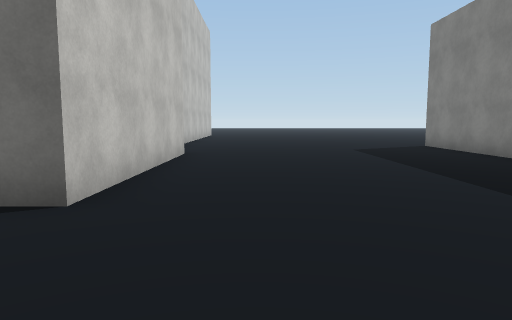
view 1 (above)

16 first-person views from a walk through a scene from a Unity 3-D project. The camera is 1.4 m above the floor, tilts 6° down and sees 70° across. The floor is counted in squares, 2 m on a side. Each view is taken from the middle of a square. On the plan, view 1 faces up. The plan holds only what a view shows up to about 11 squares ahead; the rest is blank. The place goes on beyond the plan. Some surface patterns are stand-ins.

view 2
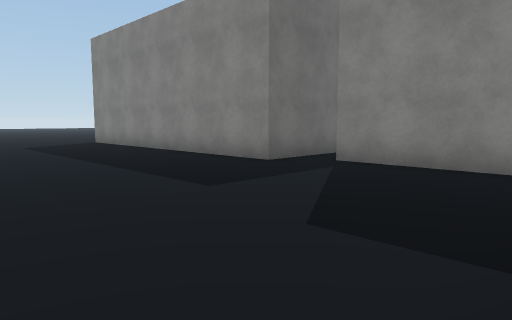

view 3
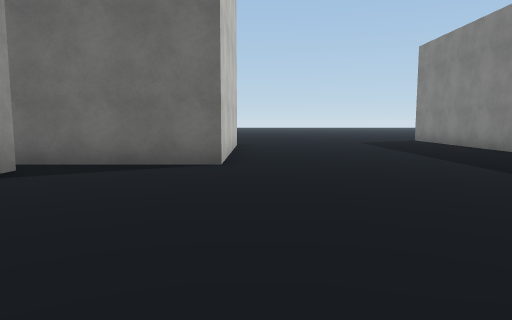

view 4
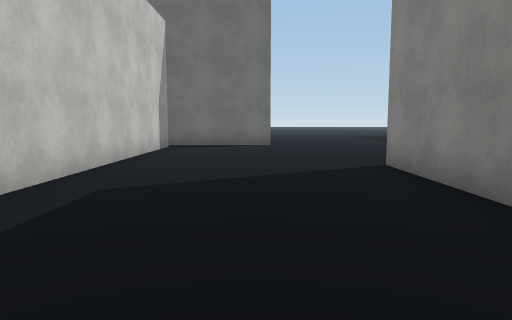

view 5
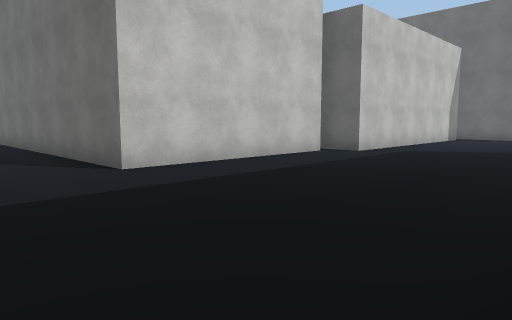

view 6
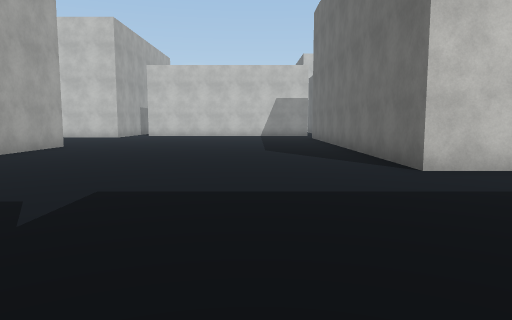

view 7
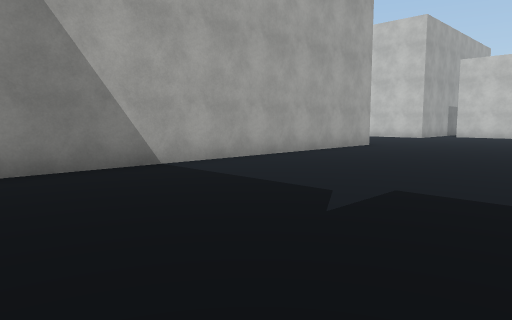

view 8
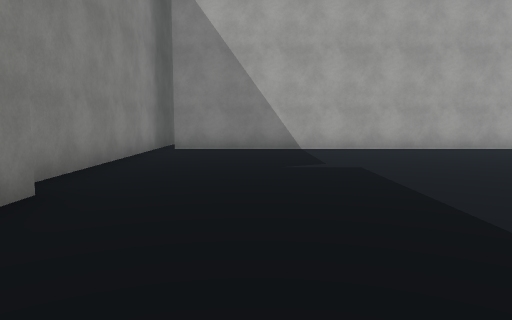

view 9
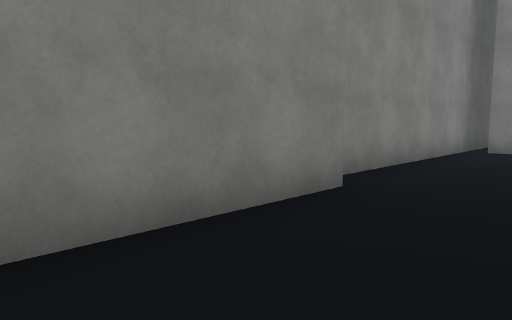

view 10
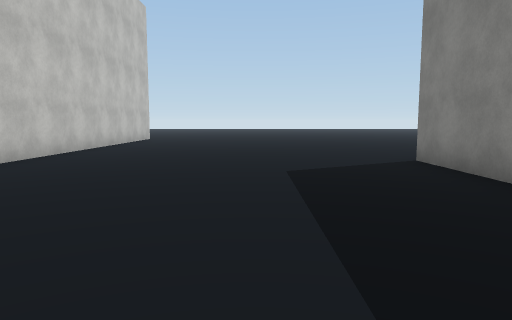

view 11
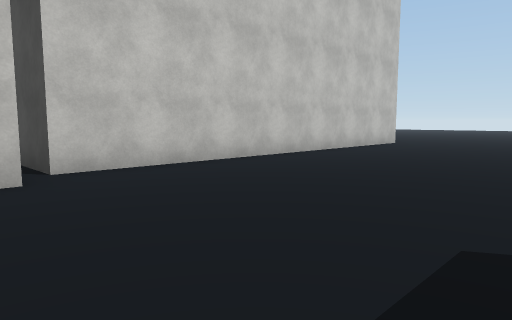

view 12
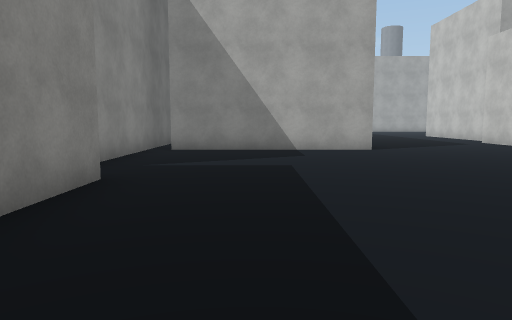

view 13
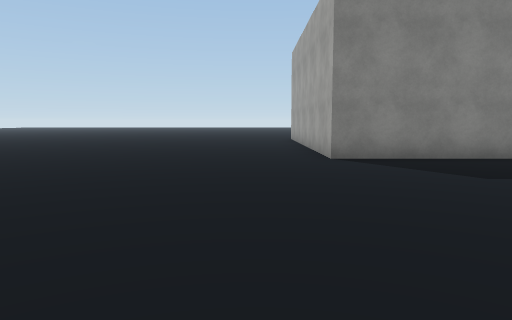

view 14
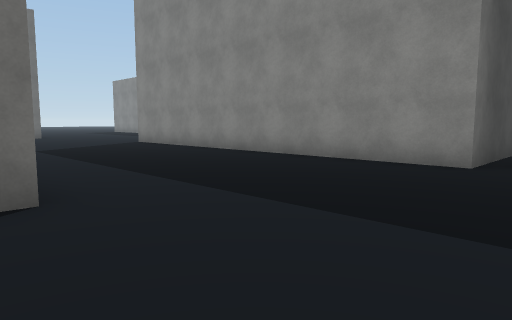

view 15
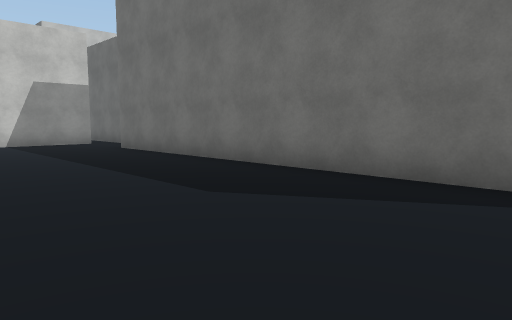

view 16
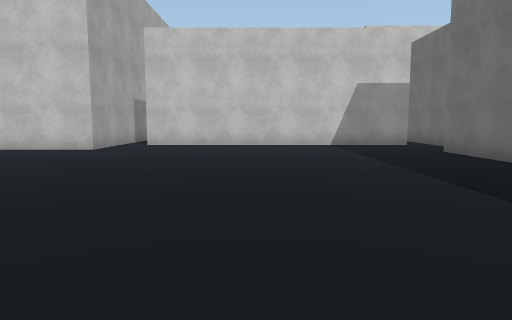

### Floor plan
Points are (right, up) in squares from view 1. A wall is a line through its corners. A room is listed if a view was taken in it or the views show most of it. See-through windows are left out.
Room 1 (views 1, 2, 3, 4, 5, 6, 7, 8, 9, 10, 11, 12, 13, 14, 15, 16)
walls: (-5.2, -5.5) (-5.2, -10.6) (-15.6, -10.6); (-4.4, 2.2) (-4.4, -5.1); (5.7, -4) (5.7, 1.8); (2.9, -12.4) (0.1, -12.4) (0.1, -2.1) (5.1, -2.1); (6.5, 2.6) (4.9, 2.6) (4.9, 10.6) (6.5, 10.6); (-1.6, 8) (-1.6, 3) (-5, 3); (-10.2, -18.4) (0.1, -18.4); (-17.9, -10.4) (-17.9, -18.3); (0.6, -20.5) (0.6, -13.1); (-18.1, -19.1) (-16.1, -19.1) (-16.1, -21.5); (-2.3, 15.5) (-2.3, 8.5)
ways out: opening at (-18, -10)

Positions as (right, up) in squares from view 1, and headings:
1: (0, 0), facing up
2: (0, -2), facing up-right
3: (-1, -3), facing up
4: (-2, -8), facing up
5: (0, -13), facing up-left
6: (0, -13), facing left
7: (0, -13), facing down-left
8: (-2, -9), facing down
9: (-2, -9), facing down-right
10: (2, 4), facing up
11: (3, 7), facing up-left
12: (3, 7), facing down
13: (-2, 12), facing right
14: (-6, -14), facing up-right
15: (-6, -15), facing up-left
16: (-7, -15), facing left
